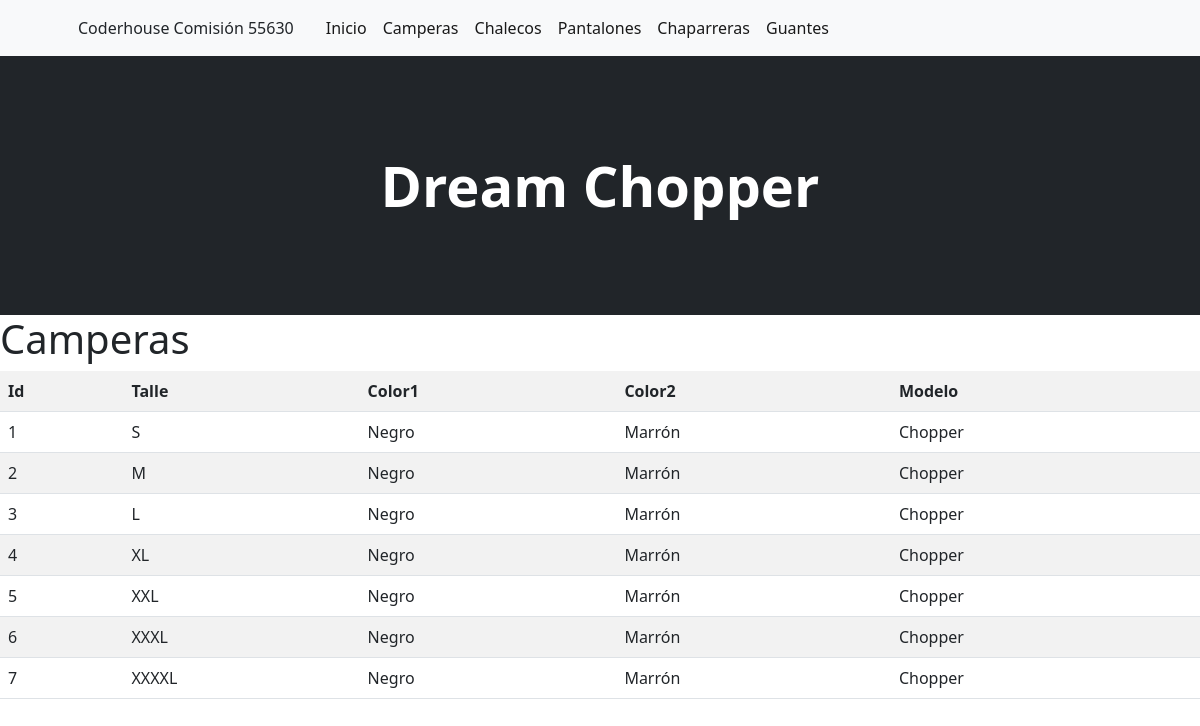
Screenshot of /campera/ with the database file from the repository.
### inicio/models.py (models this page shows, shortened)
class Campera(models.Model):
    talle = models.CharField(max_length=50)
    color1 = models.CharField(max_length=50)
    color2 = models.CharField(max_length=50)
    modelo = models.CharField(max_length=50)

### inicio/views.py (the view)
# urls.py: path('campera/', campera, name="campera" ),
def campera(request):
    contexto = {'campera': Campera.objects.all() }
    return render(request, "inicio/campera.html", contexto)

### inicio/templates/inicio/campera.html
{% extends 'inicio/base.html' %}
{% load static %}
{% block contenido %}
    <h1>Camperas</h1>
    <table class="table table-striped">
        <tr>
            <th>Id</th>
            <th>Talle</th>
            <th>Color1</th>
            <th>Color2</th>
            <th>Modelo</th>
        </tr>
    {% for c in campera %}
        <tr>
            <td>{{ c.id }}</td>
            <td>{{ c.talle }}</td>
            <td>{{ c.color1 }}</td>
            <td>{{ c.color2 }}</td>
            <td>{{ c.modelo }}</td>
        </tr>
    {% endfor %}
    </table>
{% endblock contenido %}

### rows the page displays
Campera: id "1", talle "S", color1 "Negro", color2 "Marrón", modelo "Chopper"
Campera: id "2", talle "M", color1 "Negro", color2 "Marrón", modelo "Chopper"
Campera: id "3", talle "L", color1 "Negro", color2 "Marrón", modelo "Chopper"
Campera: id "4", talle "XL", color1 "Negro", color2 "Marrón", modelo "Chopper"
Campera: id "5", talle "XXL", color1 "Negro", color2 "Marrón", modelo "Chopper"
Campera: id "6", talle "XXXL", color1 "Negro", color2 "Marrón", modelo "Chopper"
Campera: id "7", talle "XXXXL", color1 "Negro", color2 "Marrón", modelo "Chopper"
